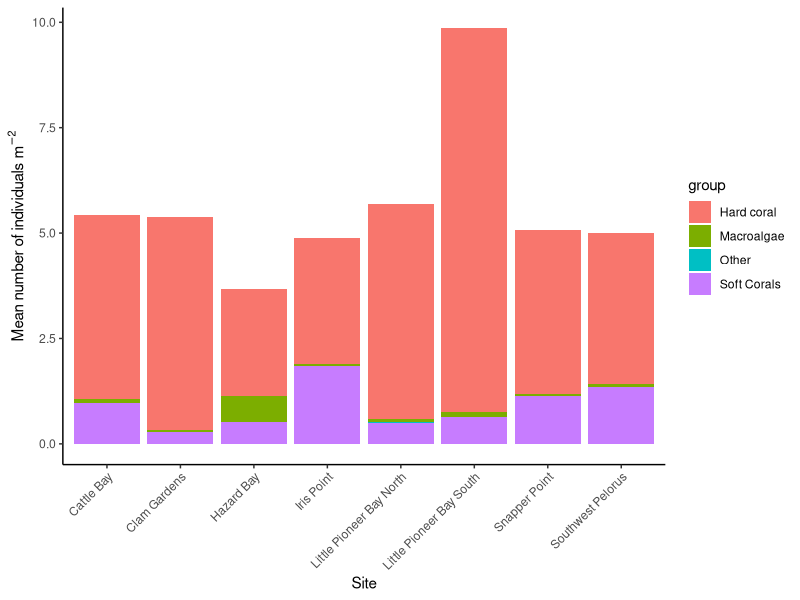
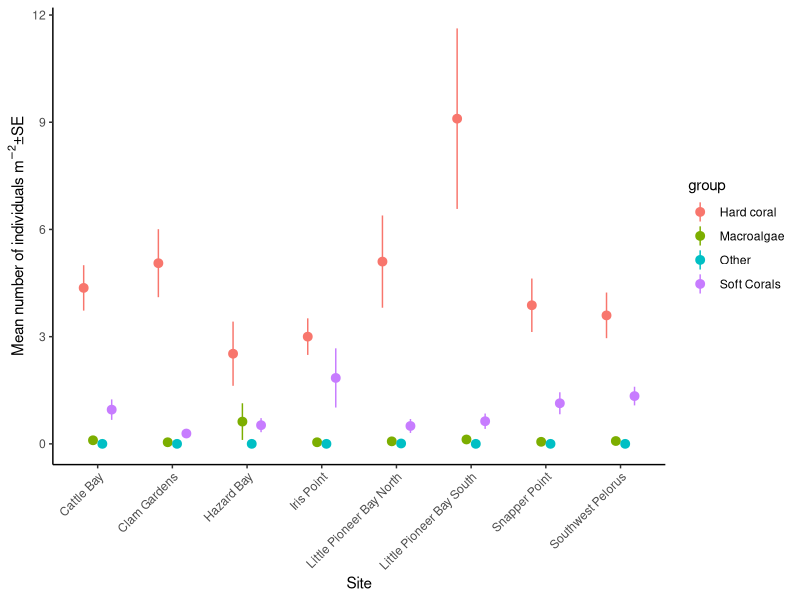
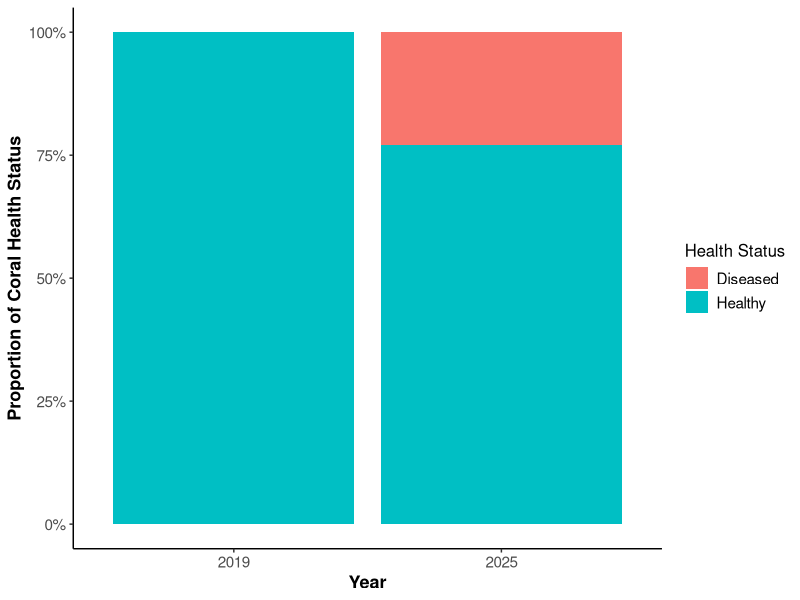
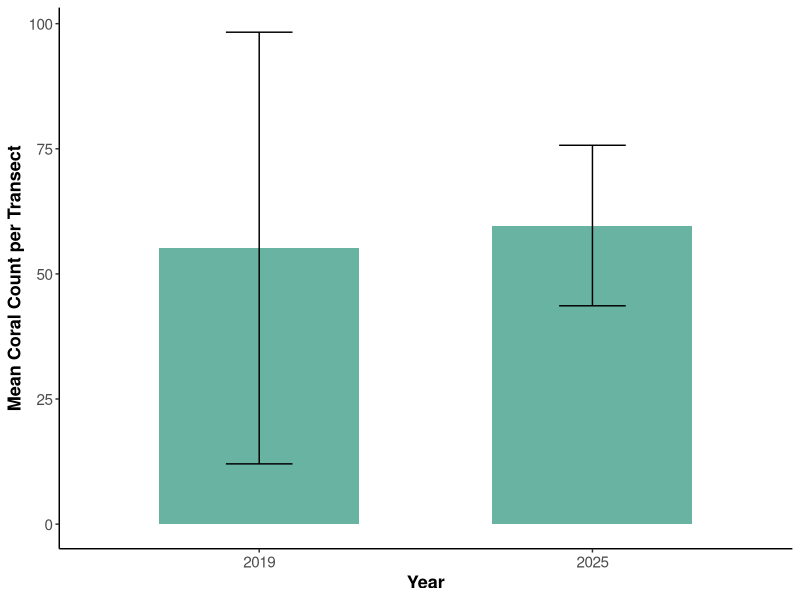
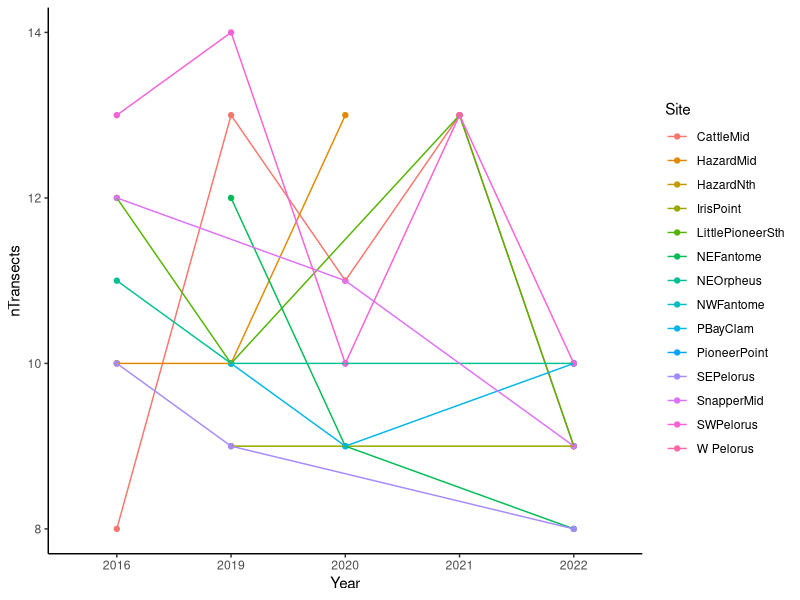
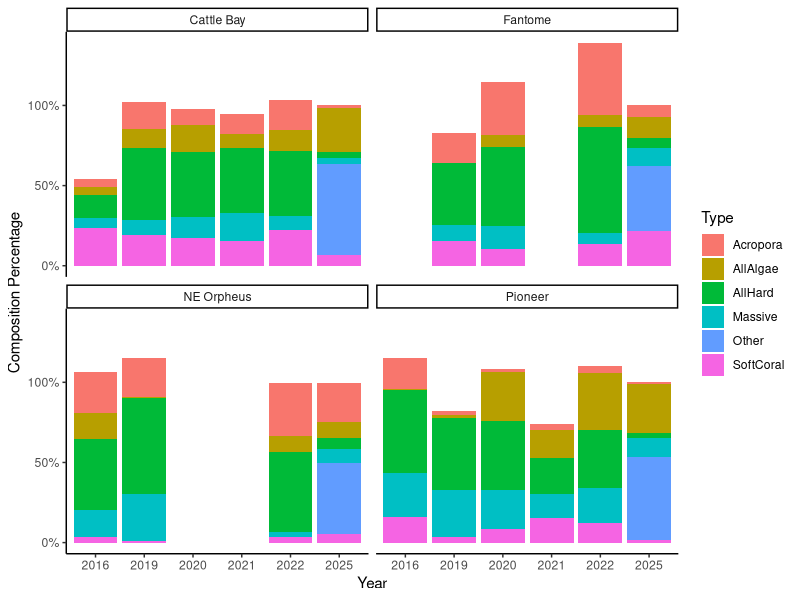
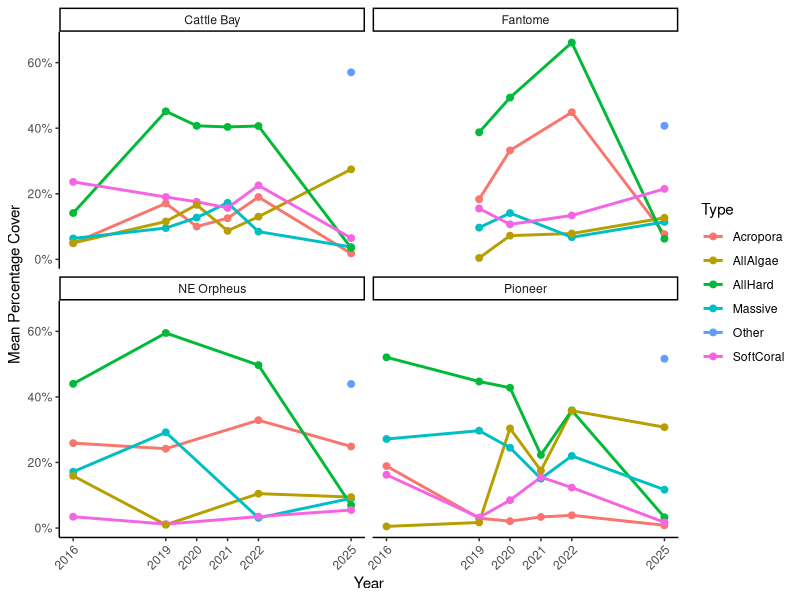

Source code (R) for these figures, in order:
## ---- chunk 1
library(lubridate)
library(tidyverse)
library(ggplot2)
## ---- chunk 2
coral_data = read.csv("data/ClassDataset_2019_coral.csv", strip.white = T,  header = F)
head(coral_data)
coral_data=t(coral_data) # transpose the data
coral_data = coral_data[-1,] # remove row 1
colnames(coral_data) <-coral_data[1,] # assign column names
coral_data=as.data.frame(coral_data[-1:-2,-3:-4]) # remove rows and columns that won't be used
head(coral_data)

coral_data = coral_data %>%
  mutate(Site=factor(Site), # define site as a factor
         Date = dmy(paste0(Date, "-2019")), # define date as a date
         Replicate=factor(Replicate))

levels(coral_data$Site) # there are many errors in site name spelling. These must be fixed
coral_data.1 = coral_data %>%
  mutate(
    Site = fct_collapse(Site, # collapse the levels of Site 
                        "Cattle Bay" = c("Cattle Bay", "Cattle bay"),
                        "Clam Gardens" = c("Clam Gard.", "Clam Garden", "Clam Gardens"),
                        "Hazard Bay" = c("Hazard Bay", "Hazard"),
                        "Iris Point" = c("Ires Point", "Iris", "Iris Point", "Iris Pt", "Iris point"),
                        "Little Pioneer Bay South" = c("Little Pioneer Bay South", "Little Pioneer bay South", "Pioneer Bay"),
                        "Snapper Point" = c("Snapper point", "Snapper point", "Snapper Pont"),
                        "Southwest Pelorus" = c("South West Pelorus", "Southwest Pelorus vist #2", "SW Peloris", "SW Pelorus", "SW Pelorus visit #2")
    ))
levels(coral_data.1$Site) # check for duplicates

# each row is a transect. Get a count of replicate transects per site
reps.per.site.coral = coral_data.1 %>%
  group_by(Site) %>%
  summarise(nTransects = length(Site))
reps.per.site.coral

# make a figure
head(coral_data.1)

# group into benthic categories
colnames(coral_data.1)

taxa_groups <- rep(NA, ncol(coral_data.1))
taxa_groups[4:36] <- "Hard coral" # columns 4-36 are coral
taxa_groups[37:45] <- "Soft Corals"
taxa_groups[46:51] <- "Macroalgae"
taxa_groups[52:54] <- "Hard coral"
taxa_groups[55:56] <- "Soft Corals"
taxa_groups[57] <- "Hard coral"
taxa_groups[58] <- "Other" 
taxa_groups[59:61] <- "Hard coral"
taxa_groups[62:64] <- "Soft Corals"

# Name the vector with the actual column names
names(taxa_groups) <- colnames(coral_data.1)
taxon_cols <- names(taxa_groups)[!is.na(taxa_groups)]

df_long <- coral_data.1 %>%
  pivot_longer(cols = all_of(taxon_cols), names_to = "taxon", values_to = "value") %>%
  mutate(group = taxa_groups[taxon])

df_long = df_long %>%
  mutate(group=factor(group),
         value=as.numeric(value)) %>%
  group_by(Site,group,Replicate) %>%
  summarise(total = sum(value, na.rm = TRUE)) #%>%
  #pivot_wider(names_from = group, values_from = total) # run this line if you want to re-convert to wide format

# take a mean of the replicate transects
# make a function for standard error
std<- function(x) sd(x)/sqrt(length(x))

coral.mean = df_long %>%
  group_by(Site,group) %>%
  summarise(meanAbund= mean(total/10), # divide by 10 to get per m
            SE=std(total/10))
## ---- chunk 3
# Mean number of individuals per site
# Bar
ggplot(coral.mean, aes(x = Site, y = meanAbund, fill = group)) + 
  geom_col() +
  theme_classic() +
  theme(axis.text.x = element_text(angle = 45, vjust = 1, hjust = 1)) +
  scale_y_continuous(expression("Mean number of individuals "*m^-2*""))

# Point range
ggplot(coral.mean, aes(x=Site,y=meanAbund, color=group)) + 
  geom_pointrange(aes(ymin=meanAbund-SE, ymax=meanAbund+SE),position=position_dodge(width=0.5)) +
  theme_classic() +
  theme(axis.text.x = element_text(angle = 45, vjust = 1, hjust = 1))+
  scale_y_continuous(expression("Mean number of individuals "*m^-2*"" * "\u00B1" * "SE"))
## ---- chunk 4
coral_2025 = read.csv("data/ClassData_CoralAbundance.csv", strip.white = T, header = T)
head(coral_2025)

# Replace column names with the first row of data
colnames(coral_2025) <- as.character(coral_2025[1, ])

# Remove that first row (since it’s now the column names)
coral_2025 <- coral_2025[-1, ]

# Reset row names
rownames(coral_2025) <- NULL

coral_2025 = coral_2025 %>%
  mutate(BuddyPair=factor(BuddyPair),
         Year=as.numeric(Year),
         Zone=factor(Zone),
         Site=factor(Site),
         Transect=factor(Transect),
         Type=factor(Type),
         Genus=factor(Genus),
         HealthStatus=factor(HealthStatus),
         Count=as.numeric(Count))

coral_2025 = coral_2025 %>%
  filter(BuddyPair != "Taylor_Gemma") # remove the mock data 

## ---- chunk 5
# get the data in the same format and then merge
head(coral_2025)
coral_2019 <- coral_data.1 %>%
  pivot_longer(cols = all_of(taxon_cols), names_to = "taxon", values_to = "value") %>%
  mutate(group = taxa_groups[taxon])
head(coral_2019)

coral_2019 = coral_2019 %>%
  mutate(Year = as.numeric(2019),
         Transect = Replicate,
         Genus = taxon,
         HealthStatus="Healthy",
         Count = as.numeric(value),
         Type = group)

head(coral_2019)
head(coral_2025)
coral_2019_2025 = full_join(coral_2025[,-1], coral_2019)
coral_2019_2025 = coral_2019_2025[,1:8] %>%
  mutate(Site=factor(Site))
head(coral_2019_2025) # you can use this merged dataset for analysis 

coral_2019_2025 = coral_2019_2025 %>%
  mutate(Count = replace_na(Count, 0)) # remove NA values 

# rename sites to match 
coral_2019_2025 = coral_2019_2025 %>%
  mutate(Site = as.character(Site),  # convert to character for replacement
         Site = ifelse(Site == "Little Pioneer Bay North", "Pioneer", Site),
         Site = factor(Site))  # convert back to factor if needed
## ---- chunk 6
coral_health_status <- coral_2019_2025 %>%
  mutate(HealthStatus = ifelse(HealthStatus == "" | is.na(HealthStatus), "Healthy", HealthStatus)) %>%
  group_by(Year, HealthStatus) %>%
  summarise(Total = sum(Count, na.rm = TRUE)) %>%
  ungroup()

ggplot(coral_health_status, aes(x = factor(Year), y = Total, fill = HealthStatus)) +
  geom_col(position = "fill") +
  scale_y_continuous(labels = scales::percent) +
  labs(x = "Year", y = "Proportion of Coral Health Status", fill = "Health Status") +
  theme_classic() +
  theme(
    axis.title = element_text(size = 13, face = "bold"),
    axis.text = element_text(size = 11),
    legend.title = element_text(size = 12),
    legend.text = element_text(size = 11)
  )
## ---- chunk 7
# mean coral count per transect for each year, with standard deviation and sample size as there is such a big difference in sampling effort between years.
coral_effort_adjusted <- coral_2019_2025 %>%
  group_by(Year, Transect) %>%
  summarise(Total = sum(Count, na.rm = TRUE)) %>%
  group_by(Year) %>%
  summarise(MeanCount = mean(Total), SD = sd(Total), N = n())

ggplot(coral_effort_adjusted, aes(x = factor(Year), y = MeanCount)) +
  geom_col(fill = "#69b3a2", width = 0.6) +
  geom_errorbar(aes(ymin = MeanCount - SD, ymax = MeanCount + SD), 
                width = 0.2, color = "black") +
  labs(x = "Year", y = "Mean Coral Count per Transect") +
  theme_classic() +
  theme(
    axis.title = element_text(size = 13, face = "bold"),
    axis.text = element_text(size = 11)
  )
## ---- chunk 8
# we don't have the raw data, just means of all transects per student group

coral.cover = read.csv("data/ClassDataset_2016-2022_coralcover.csv", strip.white = T, header = T)
head(coral.cover)

coral.cover = coral.cover %>%
  mutate(Year=factor(Year),
         Zone=factor(Zone),
         Site=factor(Site))

reps.per.site.cover = coral.cover %>%
  group_by(Site,Year) %>%
  summarise(nTransects = length(Site))
reps.per.site.cover

## ---- chunk 9
 
ggplot(reps.per.site.cover, aes(x=Year, y=nTransects, color=Site)) +
  geom_point() +
  geom_line( aes(group=Site)) +
  theme_classic()

reps.per.site.cover <- reps.per.site.cover %>%
  pivot_wider(
    names_from = Year,
    values_from = nTransects
  )

reps.per.site.cover
## ---- chunk 10
coral.cover.2025 = read.csv("data/ClassData_PIT.csv", strip.white = T, header = T)
head(coral.cover.2025)
# merge with long-term data

colnames(coral.cover.2025) <- as.character(coral.cover.2025[1, ])

coral.cover.2025 <- coral.cover.2025[-1, ]

rownames(coral.cover.2025) <- NULL


head(coral.cover) # long-term data
# need to calculate percent cover
# then take a mean of the three transects per buddy pair to match the format of long-term data
# note the limitations of doing such a step

# Convert necessary columns to numeric
coral.cover.2025 <- coral.cover.2025 %>%
  mutate(across(c(Acropora, Massive, OtherHard, AllAlgae, SoftCoral, Other, Total), as.numeric))

coral.cover.2025.calc = coral.cover.2025 %>%
  mutate(Acropora=Acropora/Total,
         Massive=Massive/Total,
         AllHard=OtherHard/Total, # rename the column to AllHard to match the long-term data
         AllAlgae =AllAlgae/Total,
         SoftCoral = SoftCoral/Total,
         Other=Other/Total)
head(coral.cover.2025.calc)

coral.cover.2025.summary = coral.cover.2025.calc %>%
  group_by(BuddyPair, Year, Site) %>%
  mutate(Year = factor(Year)) %>%
  summarise(across(
    c(Acropora, Massive, AllHard, SoftCoral, AllAlgae, Other), mean, .names = "{.col}"))

head(coral.cover.2025.summary)
head(coral.cover)
# formats match, now merge
coral.cover.longterm = full_join(coral.cover.2025.summary[,-1], coral.cover)
head(coral.cover.longterm) # use this for your analysis, though NOTE you will need to rename sites to match. Relevant code for re-naming sites is included in this script

## ---- chunk 11
coral.cover.longterm <- coral.cover.longterm %>%
  mutate(
    Site = fct_collapse(Site, # Note: can't remember if snapper is same as pioneer point
                        "Cattle Bay" = c("Cattle Bay", "Cattle bay", "Catlle Bay", "Cattle bay", "Cattle", "Cattle_Bay", "CattleMid"), 
                        "Fantome" = c("Fantom", "Fantome", "NEFantome"), 
                        "Pioneer" = c("Pioneer", "LPioneer_Bay", "Pioneer Bay", "LittlePioneerSth", "PioneerPoint", "Little Pioneer bay South", "Little Pioneer Bay South", "Little Pioneer bay South"), 
                        "NE Orpheus" = c("NE Orpheus", "NE_Orpheus", "NE ORIS", "NEOrpheus"))
  ) %>%
  filter(Site %in% c("Cattle Bay", "Fantome", "Pioneer", "NE Orpheus")) %>%
  group_by(Year, Site) %>%
  summarise(
    Acropora = mean(Acropora),
    Massive = mean(Massive),
    AllHard = mean(AllHard),
    SoftCoral = mean(SoftCoral),
    AllAlgae = mean(AllAlgae),
    Other = mean(Other),
    .groups = "drop"
  )

coral_long <- coral.cover.longterm %>%
  pivot_longer(cols = c(Acropora, Massive, AllHard, SoftCoral, AllAlgae, Other),
               names_to = "Type",
               values_to = "Percentage")


## ---- chunk 12
# Facet by site 
# Coral Composition by Site and Year
coral_long <- coral_long %>%
  mutate(Year = as.numeric(as.character(Year))) %>%
  mutate(Year = factor(Year, levels = sort(unique(Year))))
ggplot(coral_long, aes(x = Year, y = Percentage, fill = Type)) +
  geom_bar(stat = "identity") +
  facet_wrap(~Site) +
  labs(y = "Composition Percentage") +
  scale_y_continuous(labels = scales::percent_format()) +
  theme_classic()

## ---- chunk 13

coral_long$Year <- as.numeric(as.character(coral_long$Year))
# Substrate Type Trends by Site
ggplot(coral_long, aes(x = Year, y = Percentage, color = Type, group = Type)) +
  geom_line(size = 1) +
  geom_point(size = 2) +
  facet_wrap(~Site) +
  labs(x = "Year",
       y = "Mean Percentage Cover",
       color = "Type") +
  scale_y_continuous(labels = scales::percent_format()) +
  scale_x_continuous(breaks = unique(coral_long$Year)) +
  theme_classic() +
  theme(axis.text.x = element_text(angle = 45, hjust = 1))
